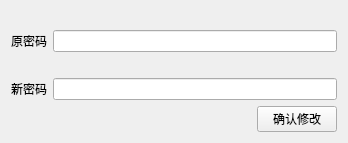
<?xml version="1.0" encoding="UTF-8"?>
<ui version="4.0">
 <class>ChangepasswordClass</class>
 <widget class="QWidget" name="ChangepasswordClass">
  <property name="geometry">
   <rect>
    <x>0</x>
    <y>0</y>
    <width>348</width>
    <height>143</height>
   </rect>
  </property>
  <property name="windowTitle">
   <string>Changepassword</string>
  </property>
  <layout class="QGridLayout" name="gridLayout_2">
   <item row="3" column="0" colspan="2">
    <layout class="QGridLayout" name="gridLayout">
     <item row="0" column="0">
      <widget class="QLabel" name="label_2">
       <property name="text">
        <string>新密码</string>
       </property>
      </widget>
     </item>
     <item row="0" column="1">
      <widget class="QLineEdit" name="lineEdit_2"/>
     </item>
    </layout>
   </item>
   <item row="4" column="1">
    <widget class="QPushButton" name="pushButton">
     <property name="text">
      <string>确认修改</string>
     </property>
    </widget>
   </item>
   <item row="1" column="0" colspan="2">
    <layout class="QHBoxLayout" name="horizontalLayout">
     <item>
      <widget class="QLabel" name="label">
       <property name="text">
        <string>原密码</string>
       </property>
      </widget>
     </item>
     <item>
      <widget class="QLineEdit" name="lineEdit"/>
     </item>
    </layout>
   </item>
   <item row="2" column="0">
    <spacer name="verticalSpacer_2">
     <property name="orientation">
      <enum>Qt::Vertical</enum>
     </property>
     <property name="sizeType">
      <enum>QSizePolicy::Fixed</enum>
     </property>
     <property name="sizeHint" stdset="0">
      <size>
       <width>20</width>
       <height>20</height>
      </size>
     </property>
    </spacer>
   </item>
   <item row="4" column="0">
    <spacer name="horizontalSpacer">
     <property name="orientation">
      <enum>Qt::Horizontal</enum>
     </property>
     <property name="sizeHint" stdset="0">
      <size>
       <width>246</width>
       <height>20</height>
      </size>
     </property>
    </spacer>
   </item>
   <item row="0" column="0">
    <spacer name="verticalSpacer">
     <property name="orientation">
      <enum>Qt::Vertical</enum>
     </property>
     <property name="sizeHint" stdset="0">
      <size>
       <width>20</width>
       <height>20</height>
      </size>
     </property>
    </spacer>
   </item>
  </layout>
 </widget>
 <layoutdefault spacing="6" margin="11"/>
 <resources/>
 <connections/>
</ui>
